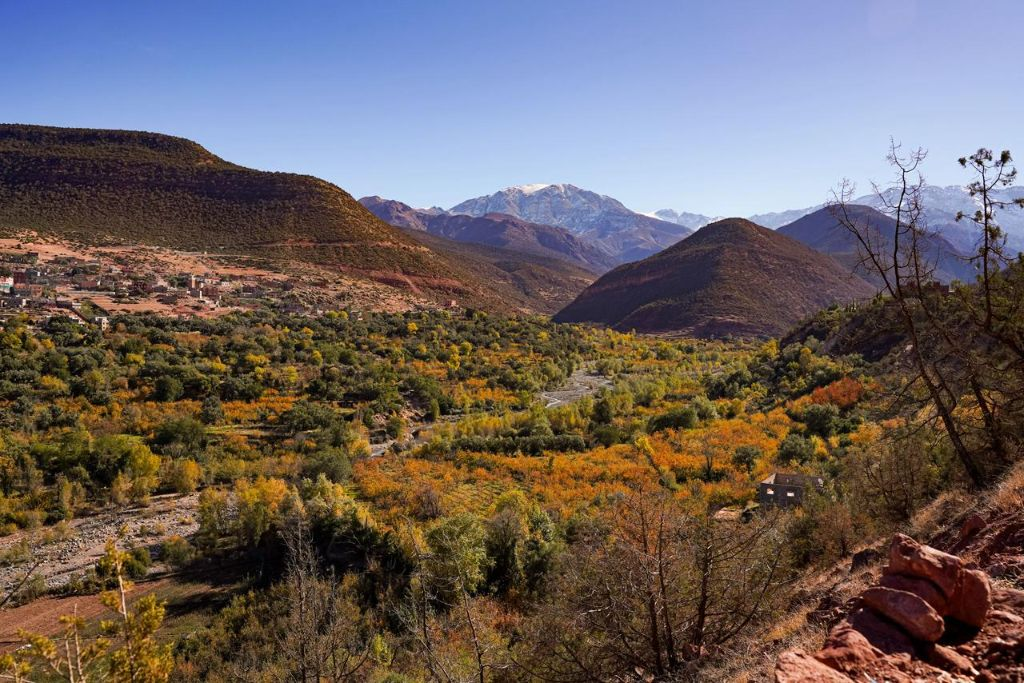
#> input picture raw/valley-panorama-1.jpg, 1024 x 683 px, found by its file name
$ python tools_optimize_images.py
#> lines starting #> are read from the running program, lines starting #| are printed output that depends on the picture
from PIL import Image, ImageOps
from pathlib import Path

RAW = Path('/home/user/atlas-pathway-website/raw')
OUT = Path('/home/user/atlas-pathway-website')

hero_src = RAW/'valley-panorama-1.jpg'
portrait_src = RAW/'camel-selfie-desert-1.jpg'

# Helpers

def save_webp(im: Image.Image, out_path: Path, quality=82):
    out_path.parent.mkdir(parents=True, exist_ok=True)
    im.save(out_path, 'WEBP', quality=quality, method=6)


def save_jpg(im: Image.Image, out_path: Path, quality=85):
    out_path.parent.mkdir(parents=True, exist_ok=True)
    if im.mode in ('RGBA', 'LA'):
        bg = Image.new('RGB', im.size, (255,255,255))
        bg.paste(im, mask=im.split()[-1])
        im = bg
    else:
        im = im.convert('RGB')
    im.save(out_path, 'JPEG', quality=quality, optimize=True, progressive=True)


def resize_to_width(im: Image.Image, target_w: int):
    w, h = im.size
    if w <= target_w:
        return im
    target_h = int(h * (target_w / w))
    return im.resize((target_w, target_h), Image.Resampling.LANCZOS)


def center_square(im: Image.Image, size: int):
    im = ImageOps.exif_transpose(im)
    w, h = im.size
    side = min(w, h)
    left = (w - side)//2
    top = (h - side)//2
    im = im.crop((left, top, left+side, top+side))
    if side != size:
        im = im.resize((size, size), Image.Resampling.LANCZOS)
    return im


# HERO
hero = Image.open(hero_src)
#> hero is the input picture: PIL image 1024x683 RGB; mean R, G, B 107.4, 97.3, 96.7
hero = ImageOps.exif_transpose(hero)
hero_1920 = resize_to_width(hero, 1920)
hero_1440 = resize_to_width(hero, 1440)

save_webp(hero_1920, OUT/'images/hero/hero-1920.webp')
save_webp(hero_1440, OUT/'images/hero/hero-1440.webp')

# OpenGraph share image (1200x630)
og = hero_1920.copy()
og = ImageOps.fit(og, (1200, 630), method=Image.Resampling.LANCZOS, centering=(0.5,0.45))
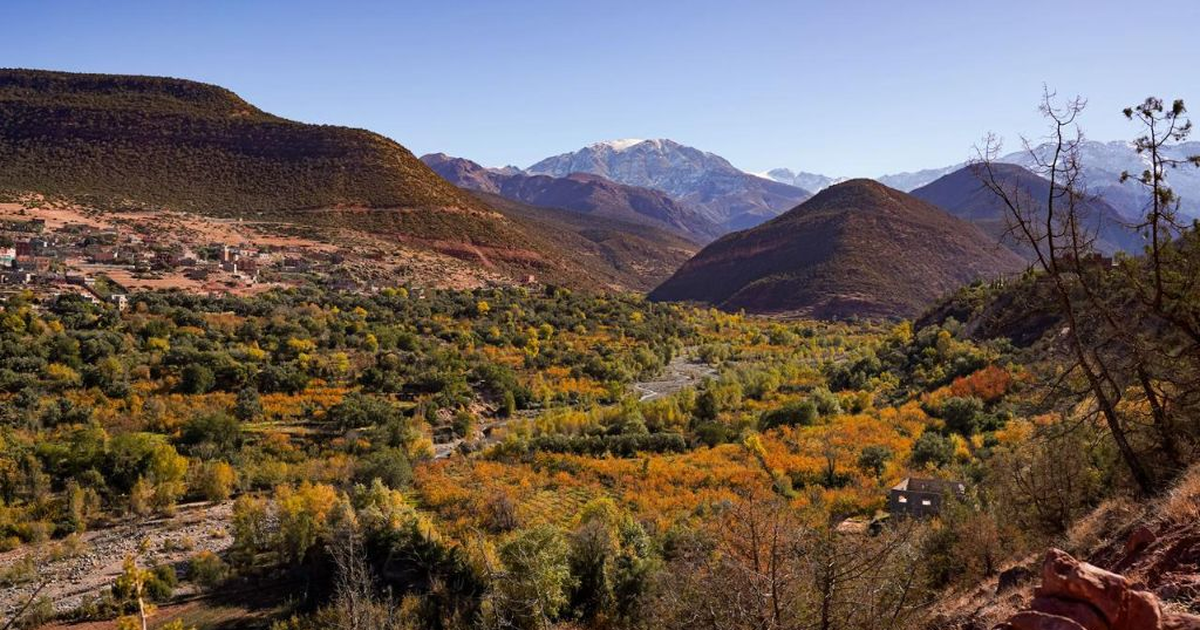
#> og: PIL image 1200x630 RGB; mean R, G, B 107.3, 95.6, 90.3
save_jpg(og, OUT/'images/hero/og.jpg', quality=88)

# GUIDE PORTRAIT (square)
portrait = Image.open(portrait_src)
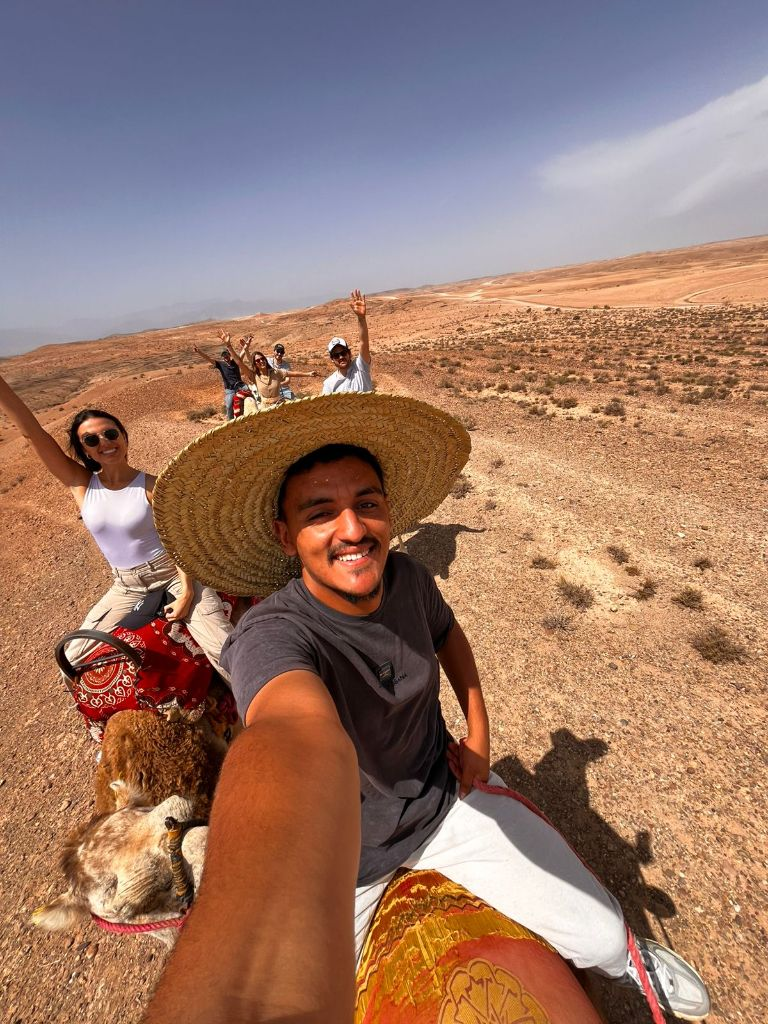
#> input picture raw/camel-selfie-desert-1.jpg, 768 x 1024 px, found by its file name
#> portrait is the input picture: PIL image 768x1024 RGB; mean R, G, B 156.1, 121.7, 106.3
portrait = center_square(portrait, 900)
#> in center_square, `im = im.crop((left, top, left+side, top+side))`:
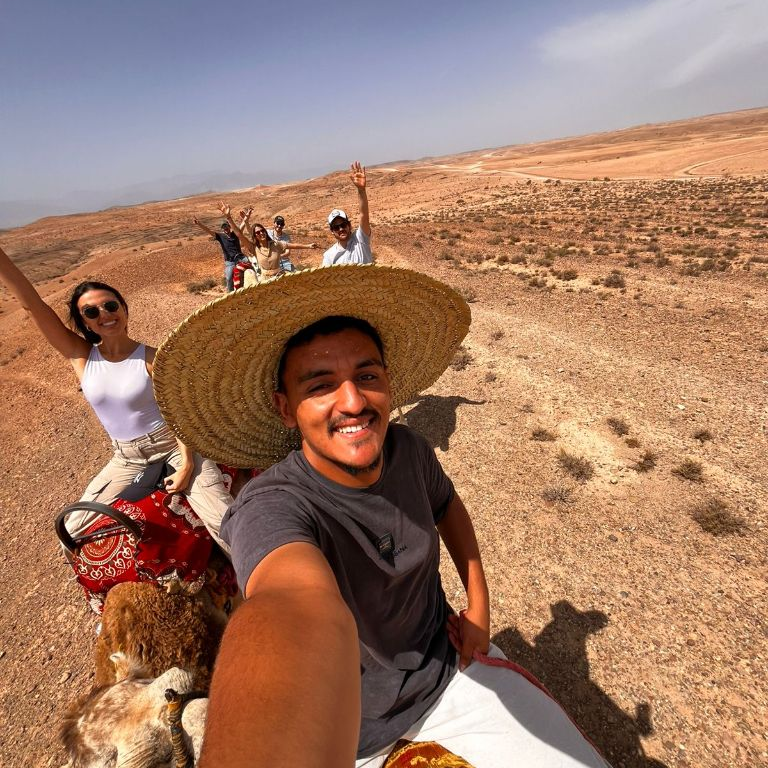
#> im: PIL image 768x768 RGB; mean R, G, B 161.5, 124, 104.1
save_webp(portrait, OUT/'images/guide.webp', quality=84)

# GALLERY
# Create 1600px webp + 480px thumb webp
gallery_items = [
    'hike-forest-crowd-1.jpg',
    'hike-forest-trail-1.jpg',
    'waterfall-trail-1.jpg',
    'sunset-lake-1.jpg',
    'village-hillside-1.jpg',
    'mountain-road-hike-1.jpg',
    'hike-ridge-line-1.jpg',
    'mountain-hut-view-1.jpg',
    'waterfall-group-wide-1.jpg',
    'waterfall-group-portrait-1.jpg',
    'tagine-lunch-1.jpg',
    'tea-house-interior-1.jpg',
    'valley-smoke-1.jpg',
    'group-wave-1.jpg',
    'selfie-guide-group-1.jpg',
    'village-alley-hike-1.jpg',
    'camel-ride-1.jpg',
    'camel-ride-line-1.jpg',
    'camels-resting-1.jpg',
    'camel-selfie-desert-1.jpg',
    'cafe-stop-1.jpg',
]

manifest = []
for name in gallery_items:
    src = RAW/name
#> (the run stopped early here; a loop or call above may not have finished)
